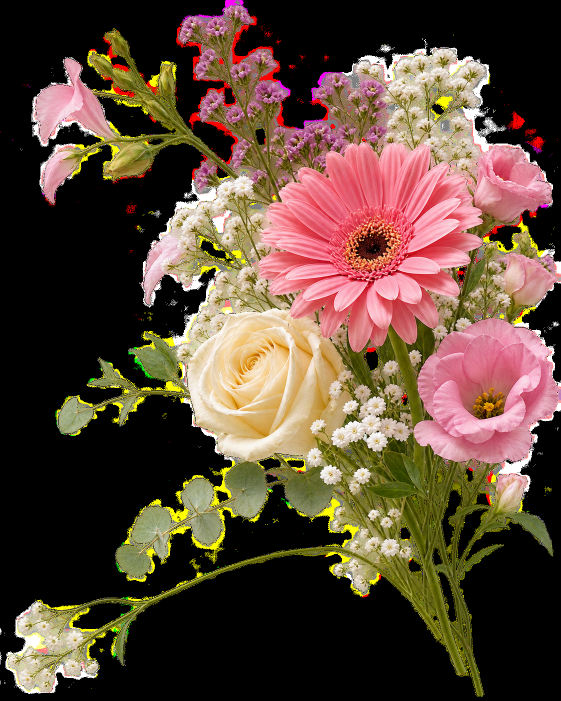
#> input picture images/campaign/hero-fleurs-transparente.png, 1122 x 1402 px, found by its file name (shown at 1/2 size)
$ python prepare-hero.py
#> lines starting #> are read from the running program, lines starting #| are printed output that depends on the picture
"""Split the campaign bouquet into registered layers (base greens + each flower)."""
import cv2, numpy as np, json, sys
from pathlib import Path
SRC='images/campaign/hero-fleurs-transparente.png'
OUT=Path('images/campaign/layers'); OUT.mkdir(parents=True,exist_ok=True)
im=cv2.imread(SRC,cv2.IMREAD_UNCHANGED); H,W=im.shape[:2]
#> further down, im is the input picture: shape (1402, 1122, 4); mean B, G, R, A 55.8, 71.6, 92.7, 91.9
#> after `H, W = im.shape[:2]`: H = 1402; W = 1122
a=im[:,:,3]; rgb=im[:,:,:3].copy()
#> after `a = im[:, :, 3]`:
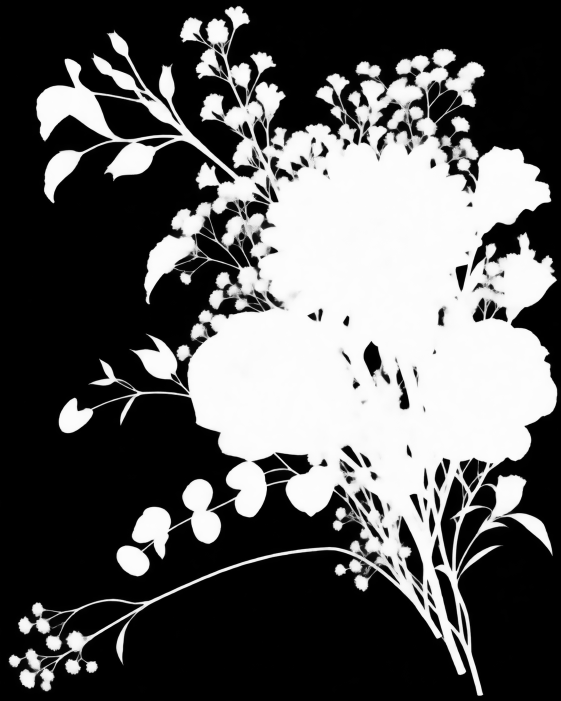
#> a: shape (1402, 1122) (shown at 1/2 size); min 0, max 255, mean 91.9
ivory=np.array([228,239,243],np.uint8)  # BGR of #F3EFE4
comp=(rgb*(a[...,None]/255.)+ivory*(1-a[...,None]/255.)).astype(np.uint8)
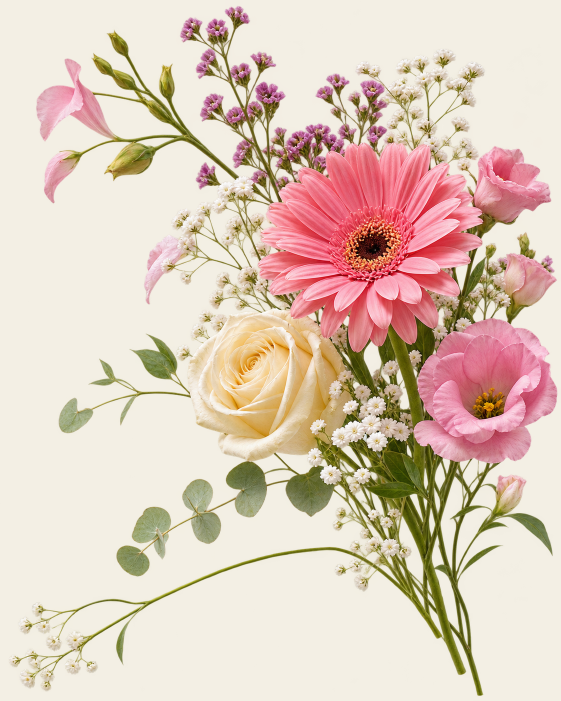
#> comp: shape (1402, 1122, 3) (shown at 1/2 size); mean B, G, R 187.5, 203, 222.9
FLOWERS={ # name:(cx,cy,r)
 'gerbera':(745,520,240),'rose':(530,770,170),'lisi':(968,800,152),'lisi2':(1022,372,100)}
base_a=a.copy(); meta={'w':W,'h':H,'layers':{}}
yy,xx=np.mgrid[0:H,0:W]
for n,(cx,cy,r) in FLOWERS.items():
    d=np.hypot(xx-cx,yy-cy)
    m=np.full((H,W),cv2.GC_BGD,np.uint8)
    m[d<r*1.08]=cv2.GC_PR_BGD; m[d<r*.92]=cv2.GC_PR_FGD; m[d<r*.45]=cv2.GC_FGD
    m[a<20]=cv2.GC_BGD
    bg=np.zeros((1,65)); fg=np.zeros((1,65))
#> (the run stopped early here; a loop or call above may not have finished)
